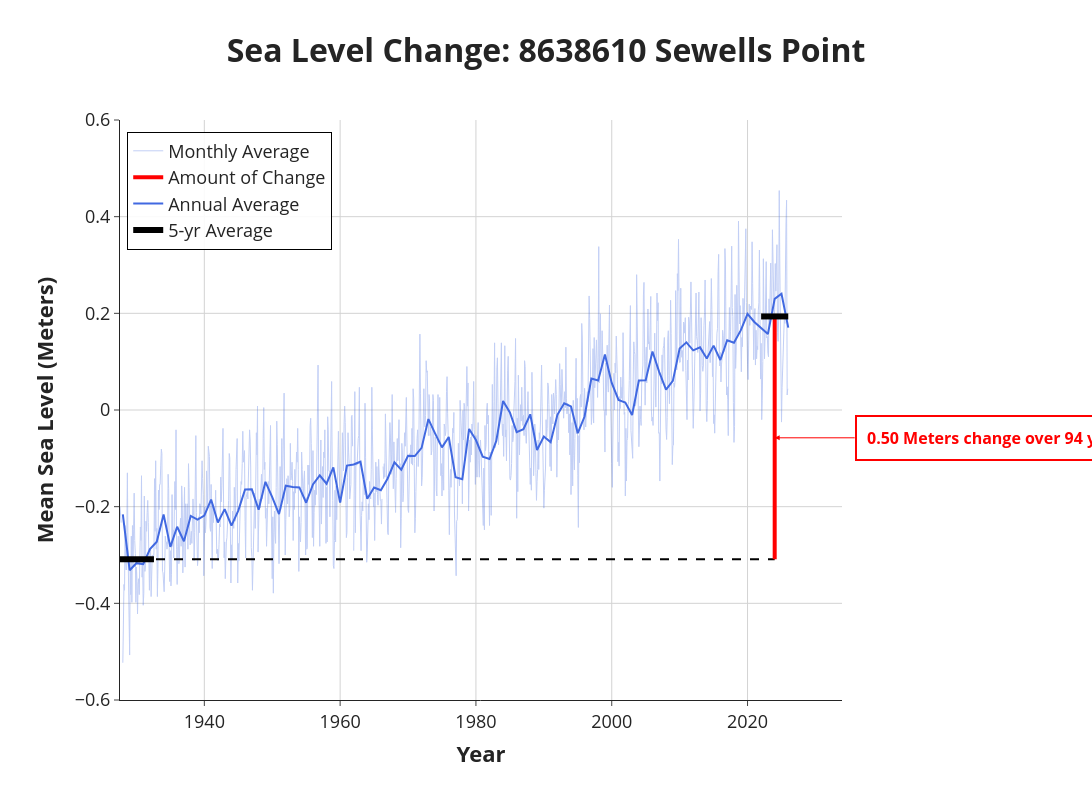

Source (notebook cell):
### Markdown cell above
## **Step 8**

## How has the **amount** of sea level changed over time?

Next we will calculate the amount of change for the station's period of record (POR) as well as since the NTDE.

### Code cell
# @title Change over the POR

# configurations
UNIT = yaxis_title
station_info = station +" "+ station_name
LINE_WIDTH_MONTHLY = 1
MONTHLY_OPACITY = 0.32
LINE_WIDTH_ANNUAL = 2
ANNUAL_OPACITY = 1.0
LINE_WIDTH_MARKER = 6
FONT_SIZE_TITLE = 32
FONT_SIZE_AXIS_TITLE = 22
FONT_SIZE_TICKS = 18
FONT_SIZE_ANNOTATION = 16
FONT_SIZE_LEGEND = 18
PLOT_WIDTH = 1450
PLOT_HEIGHT = 800

# Data processing & QC
# Ensure index is datetime
df_msl.index = df_msl['date']

# First 5-YEAR exact window check
first_date = df_msl.index.min()
end_first_5_date = first_date + pd.DateOffset(years=5)

# Slice the data for just this 5-year window and drop missing values
first_5_data = df_msl[(df_msl.index >= first_date) & (df_msl.index < end_first_5_date)]['MSL'].dropna()

# Check for 70% data availability
required_months = 42
if len(first_5_data) < required_months:
    print(f"Data Availability Error: The first 5-year period starting {first_date.strftime('%Y-%m')} only has {len(first_5_data)}/60 months available. Minimum 70% (42 months) required.")

else:
    # Annual Average Series
    annual_avg_series = df_msl['MSL'].resample('YE').mean().dropna()

    # Calculate the two baseline averages
    avg_first_5 = first_5_data.mean()
    avg_last_5 = annual_avg_series.tail(5).mean()
    delta_por = avg_last_5 - avg_first_5

    # Define date ranges for the black markers
    start_dates = [first_date, end_first_5_date]
    end_dates = [annual_avg_series.index[-5], annual_avg_series.index[-1]]

    # Calculate the midpoint of the first 5 years
    mid_start_date = start_dates[0] + (start_dates[1] - start_dates[0]) / 2

    # Calculate the midpoint of the final 5 years
    mid_end_date = end_dates[0] + (end_dates[1] - end_dates[0]) / 2

    # Calculate the difference in years between the two midpoints
    years_diff = round((mid_end_date - mid_start_date).days / 365.25)

    fig = go.Figure()

    # Monthly Data
    fig.add_trace(go.Scatter(
        x=df_msl.index, y=df_msl['MSL'],
        mode='lines', name='Monthly Average',
        line=dict(color='royalblue', width=LINE_WIDTH_MONTHLY),
        opacity=MONTHLY_OPACITY
    ))

    # Horizontal Baseline (Connects start to the modern vertical)
    fig.add_trace(go.Scatter(
        x=[start_dates[0], mid_end_date],
        y=[avg_first_5, avg_first_5],
        mode='lines',
        name='Historical Baseline Level',
        line=dict(color='black', width=2, dash='dash'),
        showlegend=False, hoverinfo='skip'
    ))

    # The Vertical Line (The Red Measurement Line)
    fig.add_trace(go.Scatter(
        x=[mid_end_date, mid_end_date],
        y=[avg_first_5, avg_last_5],
        mode='lines',
        name='Amount of Change',
        line=dict(color='red', width=4),
        hoverinfo='skip'
    ))

    # Annual Trend
    fig.add_trace(go.Scatter(
        x=annual_avg_series.index, y=annual_avg_series,
        mode='lines', name='Annual Average',
        opacity=ANNUAL_OPACITY,
        line=dict(color='royalblue', width=LINE_WIDTH_ANNUAL)
    ))

    # 5-year Period Markers (The "Goalposts")
    fig.add_trace(go.Scatter(
        x=start_dates, y=[avg_first_5, avg_first_5],
        mode='lines', name='5-yr Average',
        line=dict(color='black', width=LINE_WIDTH_MARKER)
    ))

    fig.add_trace(go.Scatter(
        x=end_dates, y=[avg_last_5, avg_last_5],
        mode='lines',showlegend=False, name='5-yr Average',
        line=dict(color='black', width=LINE_WIDTH_MARKER)
    ))

    # floating annotation
    fig.add_annotation(
        x=mid_end_date,
        y=(avg_first_5 + avg_last_5) / 2,
        text=f"<b>{delta_por:.2f} {UNIT} change over {years_diff} years</b><br><span style='font-size:12px'></span>",
        font=dict(size=FONT_SIZE_ANNOTATION, color="red"),
        showarrow=True,
        arrowhead=2,
        arrowcolor="red",
        ax=80,
        ay=0,
        xanchor="left",
        bgcolor="white",
        bordercolor="red",
        borderwidth=2,
        borderpad=10
    )

    fig.update_layout(
            # The main plot title was already formatted correctly!
            title=dict(text=f"<b>Sea Level Change: {station_info}</b>", font=dict(size=FONT_SIZE_TITLE), x=0.5, y=0.95),
            
            xaxis=dict(
                # Nest the text and font inside a title dictionary
                title=dict(
                    text="<b>Year</b>",
                    font=dict(size=FONT_SIZE_AXIS_TITLE)
                ),
                tickfont=dict(size=FONT_SIZE_TICKS),
                showgrid=True,
                gridcolor='lightgray',
                range=[df_msl.index.min(), df_msl.index.max() + pd.Timedelta(days=365*8)]
            ),
            
            yaxis=dict(
                # Nest the text and font inside a title dictionary
                title=dict(
                    text=f"<b>Mean Sea Level ({UNIT})</b>",
                    font=dict(size=FONT_SIZE_AXIS_TITLE)
                ),
                tickfont=dict(size=FONT_SIZE_TICKS),
                showgrid=True,
                gridcolor='lightgray',
                range=[-0.6, 0.6]
            ),
            
            template="simple_white",
            width=PLOT_WIDTH,
            height=PLOT_HEIGHT,
            margin=dict(t=120, b=100, l=120, r=250),
            legend=dict(font=dict(size=FONT_SIZE_LEGEND), x=0.01, y=0.98, bordercolor="black", borderwidth=1, bgcolor="rgba(255,255,255,0.9)")
        )

    fig.show()

### Figure 1 — Plotly figure (JSON) as saved in the notebook; plotly's stock layout.template omitted (floating-point values rounded to 4 significant figures; data arrays with more than 128 entries replaced by an {"elided": "..."} marker saying what was removed)
{"data": [{"line": {"color": "royalblue", "width": 1}, "mode": "lines", "name": "Monthly Average", "opacity": 0.32, "type": "scatter", "x": {"elided": "1181 str values"}, "y": {"elided": "1181 float values"}}, {"hoverinfo": "skip", "line": {"color": "black", "dash": "dash", "width": 2}, "mode": "lines", "name": "Historical Baseline Level", "showlegend": false, "type": "scatter", "x": ["1927-08-01T00:00:00", "2023-12-31T12:00:00"], "y": [-0.3086, -0.3086]}, {"hoverinfo": "skip", "line": {"color": "red", "width": 4}, "mode": "lines", "name": "Amount of Change", "type": "scatter", "x": ["2023-12-31T12:00:00", "2023-12-31T12:00:00"], "y": [-0.3086, 0.1936]}, {"line": {"color": "royalblue", "width": 2}, "mode": "lines", "name": "Annual Average", "opacity": 1, "type": "scatter", "x": ["1927-12-31T00:00:00.000000000", "1928-12-31T00:00:00.000000000", "1929-12-31T00:00:00.000000000", "1930-12-31T00:00:00.000000000", "1931-12-31T00:00:00.000000000", "1932-12-31T00:00:00.000000000", "1933-12-31T00:00:00.000000000", "1934-12-31T00:00:00.000000000", "1935-12-31T00:00:00.000000000", "1936-12-31T00:00:00.000000000", "1937-12-31T00:00:00.000000000", "1938-12-31T00:00:00.000000000", "1939-12-31T00:00:00.000000000", "1940-12-31T00:00:00.000000000", "1941-12-31T00:00:00.000000000", "1942-12-31T00:00:00.000000000", "1943-12-31T00:00:00.000000000", "1944-12-31T00:00:00.000000000", "1945-12-31T00:00:00.000000000", "1946-12-31T00:00:00.000000000", "1947-12-31T00:00:00.000000000", "1948-12-31T00:00:00.000000000", "1949-12-31T00:00:00.000000000", "1950-12-31T00:00:00.000000000", "1951-12-31T00:00:00.000000000", "1952-12-31T00:00:00.000000000", "1953-12-31T00:00:00.000000000", "1954-12-31T00:00:00.000000000", "1955-12-31T00:00:00.000000000", "1956-12-31T00:00:00.000000000", "1957-12-31T00:00:00.000000000", "1958-12-31T00:00:00.000000000", "1959-12-31T00:00:00.000000000", "1960-12-31T00:00:00.000000000", "1961-12-31T00:00:00.000000000", "1962-12-31T00:00:00.000000000", "1963-12-31T00:00:00.000000000", "1964-12-31T00:00:00.000000000", "1965-12-31T00:00:00.000000000", "1966-12-31T00:00:00.000000000", "1967-12-31T00:00:00.000000000", "1968-12-31T00:00:00.000000000", "1969-12-31T00:00:00.000000000", "1970-12-31T00:00:00.000000000", "1971-12-31T00:00:00.000000000", "1972-12-31T00:00:00.000000000", "1973-12-31T00:00:00.000000000", "1974-12-31T00:00:00.000000000", "1975-12-31T00:00:00.000000000", "1976-12-31T00:00:00.000000000", "1977-12-31T00:00:00.000000000", "1978-12-31T00:00:00.000000000", "1979-12-31T00:00:00.000000000", "1980-12-31T00:00:00.000000000", "1981-12-31T00:00:00.000000000", "1982-12-31T00:00:00.000000000", "1983-12-31T00:00:00.000000000", "1984-12-31T00:00:00.000000000", "1985-12-31T00:00:00.000000000", "1986-12-31T00:00:00.000000000", "1987-12-31T00:00:00.000000000", "1988-12-31T00:00:00.000000000", "1989-12-31T00:00:00.000000000", "1990-12-31T00:00:00.000000000", "1991-12-31T00:00:00.000000000", "1992-12-31T00:00:00.000000000", "1993-12-31T00:00:00.000000000", "1994-12-31T00:00:00.000000000", "1995-12-31T00:00:00.000000000", "1996-12-31T00:00:00.000000000", "1997-12-31T00:00:00.000000000", "1998-12-31T00:00:00.000000000", "1999-12-31T00:00:00.000000000", "2000-12-31T00:00:00.000000000", "2001-12-31T00:00:00.000000000", "2002-12-31T00:00:00.000000000", "2003-12-31T00:00:00.000000000", "2004-12-31T00:00:00.000000000", "2005-12-31T00:00:00.000000000", "2006-12-31T00:00:00.000000000", "2007-12-31T00:00:00.000000000", "2008-12-31T00:00:00.000000000", "2009-12-31T00:00:00.000000000", "2010-12-31T00:00:00.000000000", "2011-12-31T00:00:00.000000000", "2012-12-31T00:00:00.000000000", "2013-12-31T00:00:00.000000000", "2014-12-31T00:00:00.000000000", "2015-12-31T00:00:00.000000000", "2016-12-31T00:00:00.000000000", "2017-12-31T00:00:00.000000000", "2018-12-31T00:00:00.000000000", "2019-12-31T00:00:00.000000000", "2020-12-31T00:00:00.000000000", "2021-12-31T00:00:00.000000000", "2022-12-31T00:00:00.000000000", "2023-12-31T00:00:00.000000000", "2024-12-31T00:00:00.000000000", "2025-12-31T00:00:00.000000000"], "y": [-0.216, -0.3314, -0.3169, -0.3187, -0.2879, -0.2727, -0.2163, -0.2833, -0.2415, -0.2717, -0.2193, -0.2267, -0.2185, -0.1853, -0.2327, -0.2051, -0.2393, -0.2082, -0.1643, -0.1642, -0.2063, -0.1487, -0.1804, -0.2154, -0.1568, -0.1594, -0.1603, -0.1919, -0.1539, -0.1354, -0.1526, -0.1188, -0.1916, -0.1151, -0.1126, -0.107, -0.1838, -0.1602, -0.1658, -0.1417, -0.1082, -0.1237, -0.09492, -0.09525, -0.07842, -0.01883, -0.04875, -0.07733, -0.05583, -0.1392, -0.1431, -0.03925, -0.06217, -0.0965, -0.1015, -0.064, 0.01858, -0.004917, -0.04583, -0.03967, -0.008917, -0.08275, -0.05492, -0.0665, -0.009917, 0.01392, 0.0075, -0.04808, -0.0135, 0.06525, 0.06108, 0.115, 0.05608, 0.02083, 0.01558, -0.01033, 0.06117, 0.06158, 0.1211, 0.07842, 0.04217, 0.06017, 0.1271, 0.1399, 0.1235, 0.1296, 0.1066, 0.1332, 0.1034, 0.1443, 0.1392, 0.1647, 0.199, 0.1822, 0.1696, 0.1573, 0.23, 0.2406, 0.1703]}, {"line": {"color": "black", "width": 6}, "mode": "lines", "name": "5-yr Average", "type": "scatter", "x": ["1927-08-01T00:00:00", "1932-08-01T00:00:00"], "y": [-0.3086, -0.3086]}, {"line": {"color": "black", "width": 6}, "mode": "lines", "name": "5-yr Average", "showlegend": false, "type": "scatter", "x": ["2021-12-31T00:00:00", "2025-12-31T00:00:00"], "y": [0.1936, 0.1936]}], "layout": {"annotations": [{"arrowcolor": "red", "arrowhead": 2, "ax": 80, "ay": 0, "bgcolor": "white", "bordercolor": "red", "borderpad": 10, "borderwidth": 2, "font": {"color": "red", "size": 16}, "showarrow": true, "text": "<b>0.50 Meters change over 94 years</b><br><span style='font-size:12px'></span>", "x": "2023-12-31T12:00:00", "xanchor": "left", "y": -0.05754}], "height": 800, "legend": {"bgcolor": "rgba(255,255,255,0.9)", "bordercolor": "black", "borderwidth": 1, "font": {"size": 18}, "x": 0.01, "y": 0.98}, "margin": {"b": 100, "l": 120, "r": 250, "t": 120}, "title": {"font": {"size": 32}, "text": "<b>Sea Level Change: 8638610 Sewells Point</b>", "x": 0.5, "y": 0.95}, "width": 1450, "xaxis": {"gridcolor": "lightgray", "range": ["1927-08-01T00:00:00", "2033-11-29T00:00:00"], "showgrid": true, "tickfont": {"size": 18}, "title": {"font": {"size": 22}, "text": "<b>Year</b>"}}, "yaxis": {"gridcolor": "lightgray", "range": [-0.6, 0.6], "showgrid": true, "tickfont": {"size": 18}, "title": {"font": {"size": 22}, "text": "<b>Mean Sea Level (Meters)</b>"}}}}
